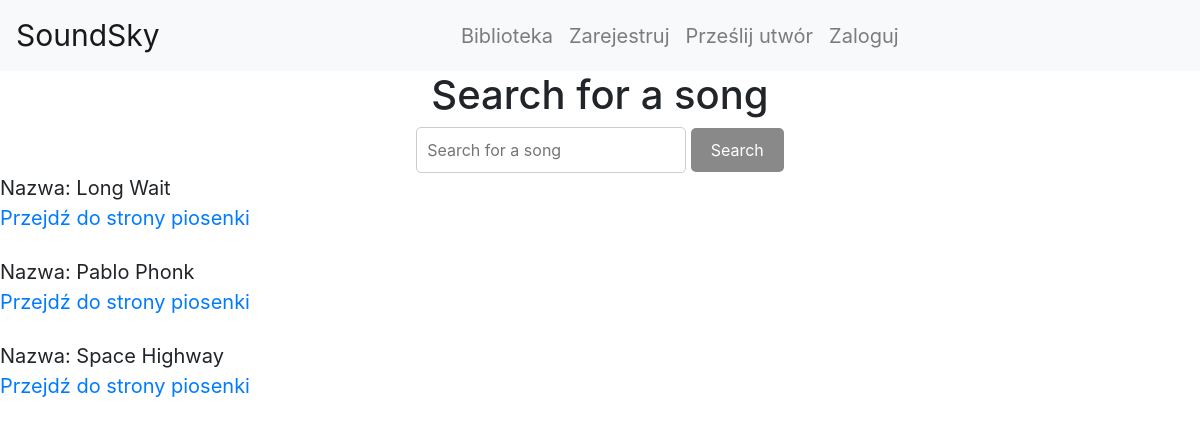
/, run on an earlier commit of the app's database.
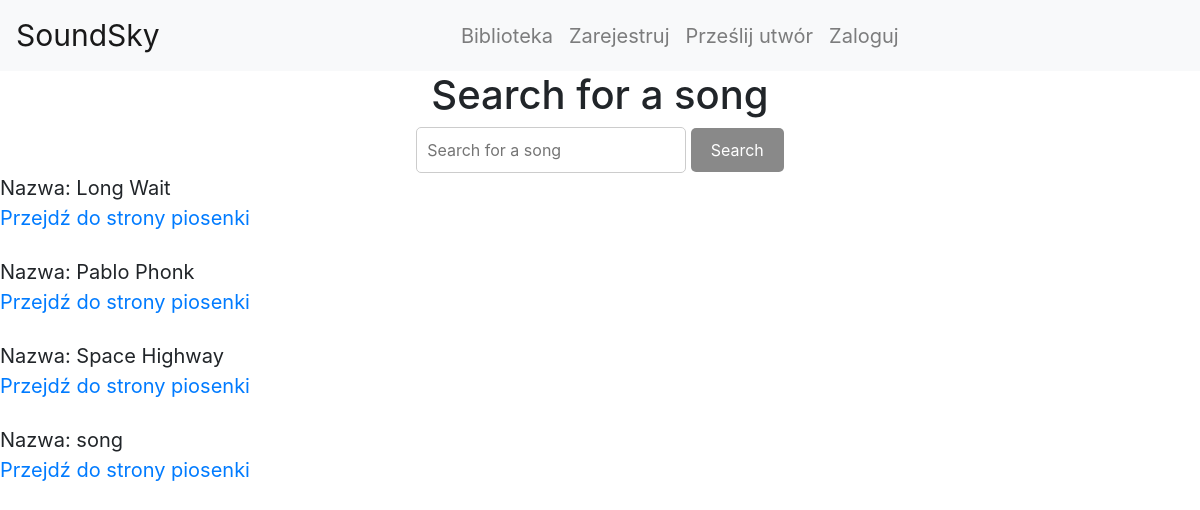
And on a later commit of the database.
### SoundSky/models.py (models this page shows, shortened)
class Song(models.Model):
    id = models.AutoField(primary_key=True)
    name = models.CharField(max_length=100)
    url = models.URLField()
    Playlist = models.ManyToManyField("Playlist", blank=True)
    def get_absolute_url(self):
        return reverse("Song", kwargs={"song_id": self.id})
    class Meta:
        verbose_name_plural = "Songs"

### SoundSky/views.py (the view)
# urls.py: path('', Search, name = "Home"),
def Search(request):
    query = request.GET.get('search_bar', '')
    songs = Song.objects.filter(name__icontains=query)
    ctx = {
        'Songs': songs
    }
    return render(request, 'Soundsky/search_page.html', ctx)

### SoundSky/templates/SoundSky/search_page.html (shortened to what this page needs)
{% extends "SoundSky/main_page.html" %} {% block title %}Home{% endblock %}
{% block content %}
<div style="text-align: center">
  <h1>Search for a song</h1>
  <form method="GET" action="{% url 'Home' %}">
    <input
      type="text"
      name="search_bar"
      placeholder="Search for a song"
      style="padding: 10px; border-radius: 5px; border: 1px solid #ccc"
    />
    <button
      type="submit"
      style="
        padding: 10px 20px;
        border-radius: 5px;
        background-color: #898989;
        color: white;
        border: none;
      "
    >
      Search
    </button>
  </form>
</div>
<div>
  {% for song in Songs %}
  <a>Nazwa: {{song.name}}</a><br>
  <a href="{{song.get_absolute_url}}">Przejdź do strony piosenki</a> <br><br>
  {% endfor %}
</div>
{% endblock %}

### SoundSky/templates/SoundSky/main_page.html (shortened to what this page needs)
{% load static %}
<!DOCTYPE html>
<html lang="pl">
  <head>
    <link
      rel="stylesheet"
      href="https://cdn.jsdelivr.net/npm/bootstrap@4.3.1/dist/css/bootstrap.min.css"
    />
  </head>
  <body>
    <nav class="navbar navbar-expand-lg navbar-light bg-light">
      <a class="navbar-brand" href="{% url 'Home'%}">SoundSky</a>
      <div
        class="collapse navbar-collapse justify-content-center"
        id="navbarNav"
      >
        <ul class="navbar-nav">
          <li class="nav-item">
            <a class="nav-link" href="{% url 'Library' %}">Biblioteka</a>
          </li>
          <li class="nav-item">
            {% if user.is_authenticated %}
            <a class="nav-link" href="/Profile/{{ user.username }}">Profile</a>
            {% else %}
            <a class="nav-link" href="{% url 'register'%}">Zarejestruj</a>
            {% endif %}
          </li>
          <li class="nav-item">
            <a class="nav-link" href="{%url 'AddSong'%}">Prześlij utwór</a>
          </li>
          <li>
            {% if user.is_authenticated %}
            <a class="nav-link" href="{% url 'logout'%}">Wyloguj</a>
            {% else %}
            <a class="nav-link" href="{% url 'login'%}">Zaloguj</a>
            {% endif %}
          </li>
        </ul>
      </div>
    </nav>
    {% block content %} {% endblock %}
  </body>
</html>

### SoundSky/templates/SoundSky/main_page.html (style rules this page uses)
.navbar-brand { font-size: 30px; }
a { font-size: 20px; }

What changed in the data, as far as the page shows it:
added Song: name "song"
